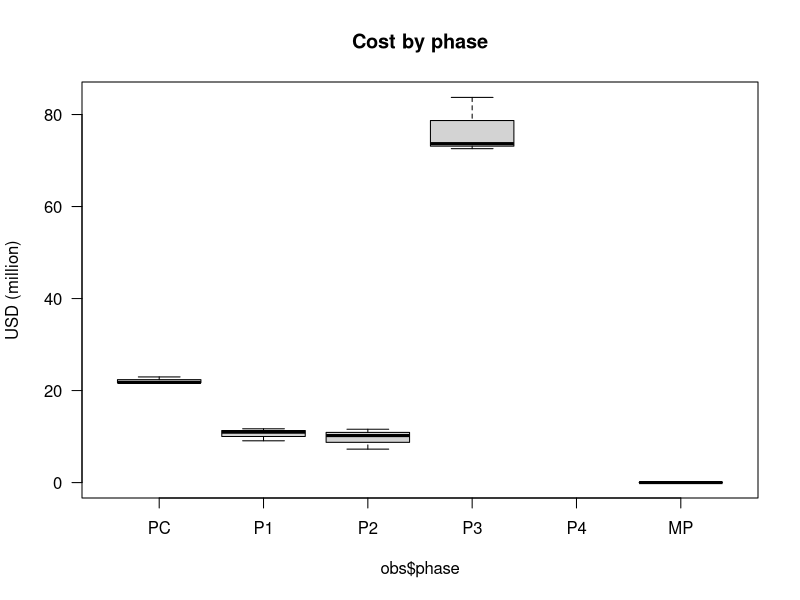
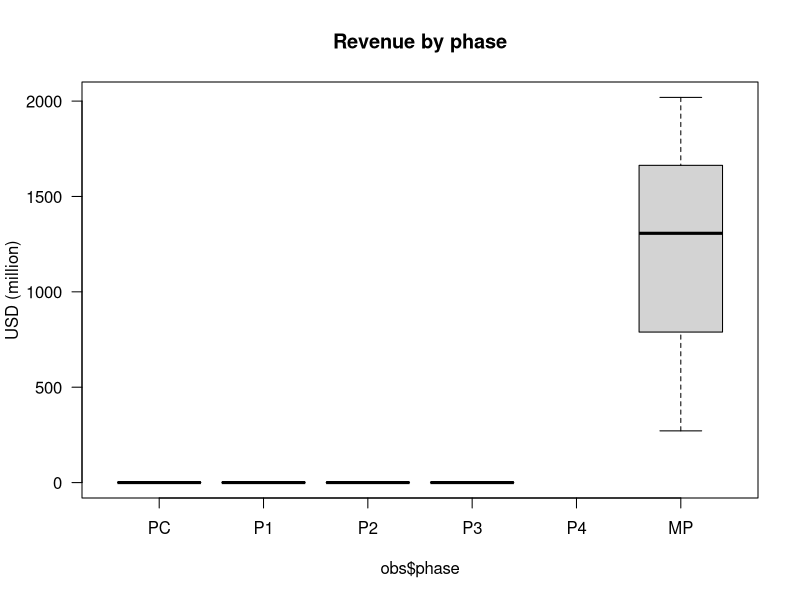
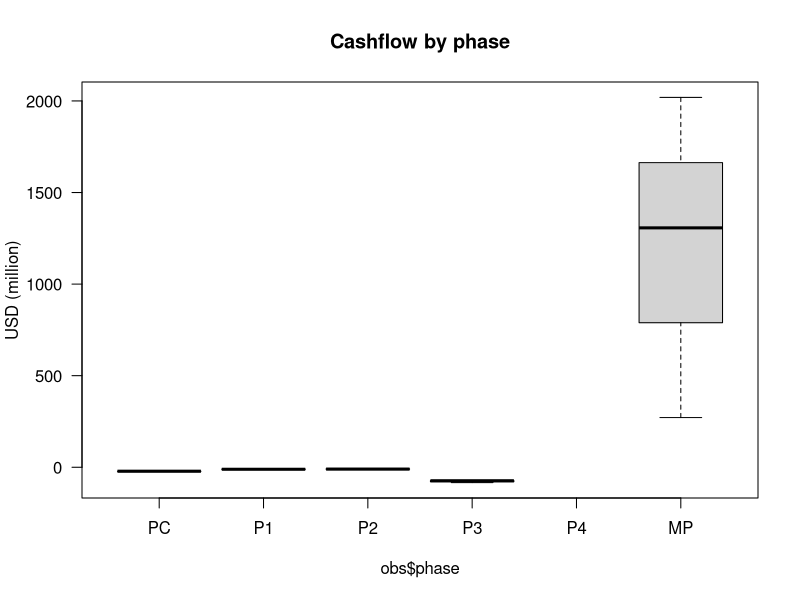
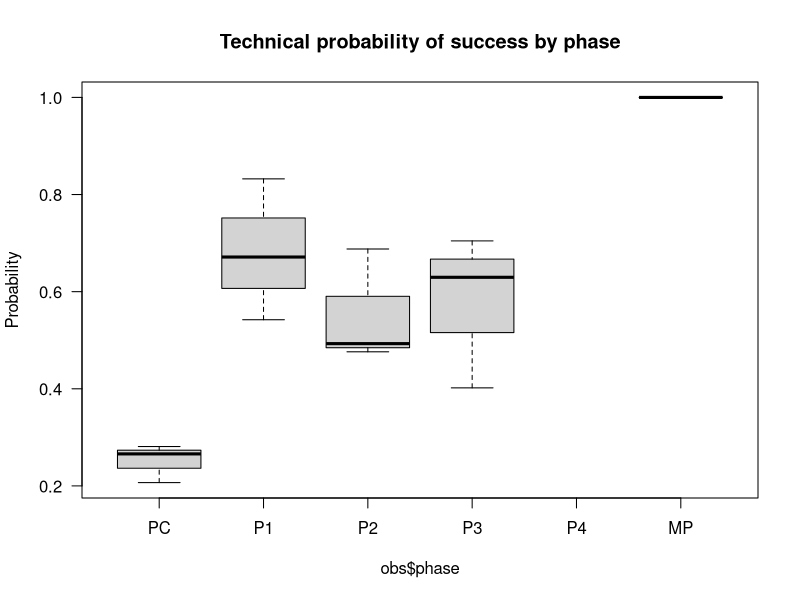
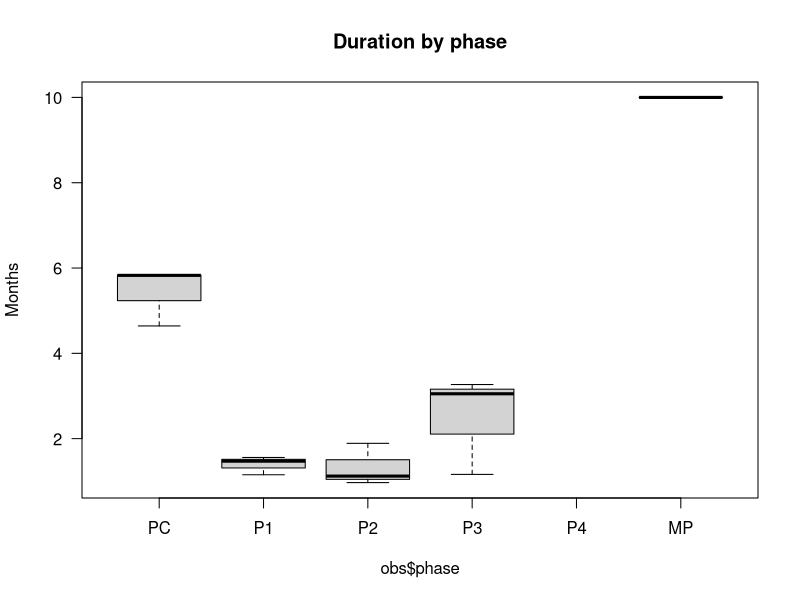
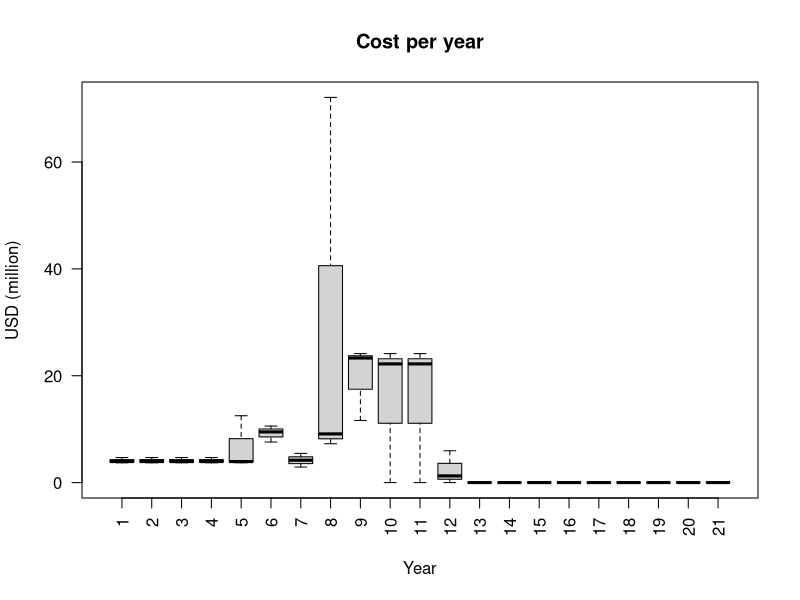
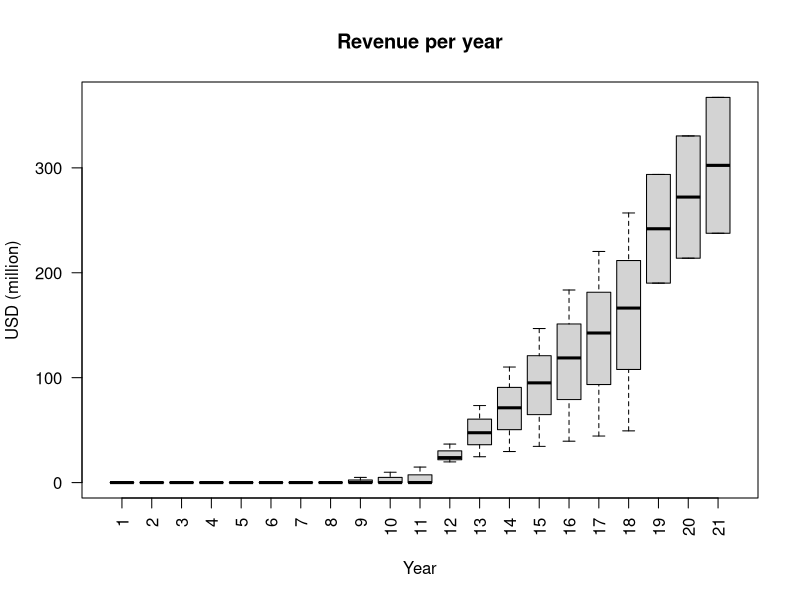
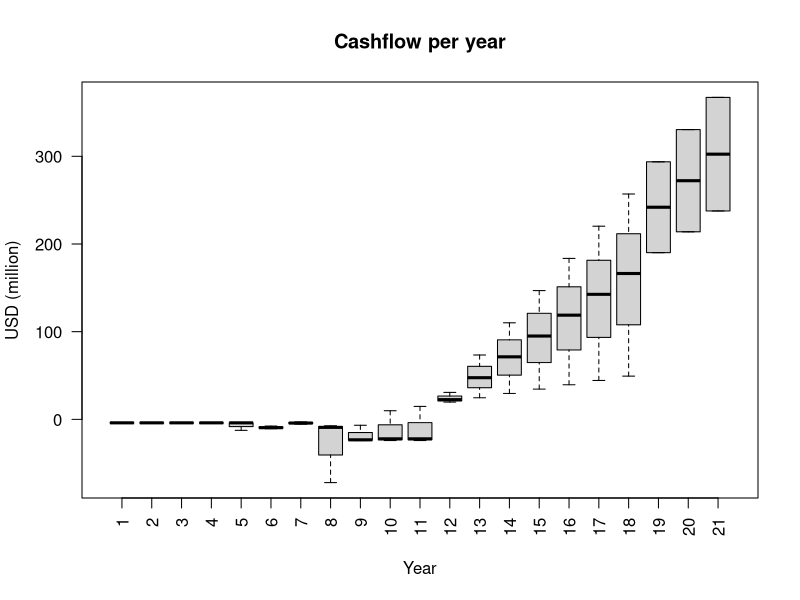

These charts were generated, in order, by the following R code:
library(plyr)
library(dplyr)

# Configure
set.seed(1)
N     = 3
YEARS = 25


# Create dataset for sampling
obs <- data.frame()

# Same across all phases
discount.rate <- runif(N, 0.09, 0.24)

# Sample: Pre Clinical
pc <- data.frame(subject=1:N, phase='PC', stage=1)
pc$time             <- runif(N, min=4.3, max=6)
pc$cost             <- runif(N, min=19, max=23.2)
pc$revenue          <- rep(0, N)
pc$prob             <- runif(N, min=0.175, max=0.69)
pc$discount.rate    <- discount.rate

# Sample: Phase 1
p1 <- data.frame(subject=1:N, phase='P1', stage=2)
p1$time             <- runif(N, min=0.75, max=1.8)
p1$prob             <- runif(N, min=0.25, max=0.837)
p1$cost             <- runif(N, min=7.3, max=12)
p1$revenue          <- rep(0, N)
p1$discount.rate    <- discount.rate

# Sample: Phase 2
p2 <- data.frame(subject=1:N, phase='P2', stage=3)
p2$time             <- runif(N, min=0.75, max=2.5)
p2$revenue          <- rep(0, N)
p2$cost             <- runif(N, min=7.12, max=18.72)
p2$prob             <- runif(N, min=0.34, max=0.74)
p2$discount.rate    <- discount.rate

# Sample: Phase 3
p3 <- data.frame(subject=1:N, phase='P3', stage=4)
p3$cost             <- runif(N, min=26.88, max=121.68)
p3$prob             <- runif(N, min=0.314, max=0.786)
p3$time             <- runif(N, min=0.83, max=3.9)
p3$revenue          <- rep(0, N)
p3$discount.rate    <- discount.rate

# Sample: Phase 4
p4 <- data.frame(subject=1:N, phase='P4', stage=5)
p4$time             <- runif(N, min=0.5, max=1.04)
p4$prob             <- runif(N, min=0.83, max=0.99)
p4$cost             <- rep(98.297168, N)
p4$revenue          <- rep(0, N)
p4$discount.rate    <- discount.rate

# Sample: Market sales
sales <- data.frame(subject=1:N, phase='MP', stage=6)
sales$prob          <- 1
sales$cost          <- 0
sales$revenue       <- runif(N, min=218, max=2500)
sales$time          <- 10
sales$discount.rate <- discount.rate

# Combine all phases into single dataset
obs <- rbind(obs, pc, p1, p2, p3, sales)
obs$phase <- factor(obs$phase, levels=c('PC','P1','P2','P3','P4','MP'))


# Compute: Cashflow
obs$cashflow <- obs$revenue - obs$cost


# Summarize
boxplot(obs$cost~obs$phase, ylab='USD (million)', main='Cost by phase', las=1)
boxplot(obs$revenue~obs$phase, ylab='USD (million)', main='Revenue by phase', las=1)
boxplot(obs$cashflow~obs$phase, ylab='USD (million)', main='Cashflow by phase', las=1)
boxplot(obs$prob~obs$phase, ylab='Probability', main='Technical probability of success by phase', las=1)
boxplot(obs$time~obs$phase, ylab='Months', main='Duration by phase', las=1)


# Compute: Time to phase
options(tibble.width = Inf) # Always print all tibble cols
obs <- obs %>% group_by(subject) %>%
  mutate(time.to = cumsum(time) - time,
         time.from = sum(time) - cumsum(time) + time)


# Compute: Cashflow slope and offset
# TODO: Separate market into separate dataset and then do the yearly calc for
# two datasets so that we don't have to deal with exceptions and instead simply
# assume that everything is either constantly or linearly distributed in the
# development and market data set respectively.
obs$cashflow.a <- ifelse(obs$phase=='MP', ((obs$cashflow * 2 / (obs$time + 1)) / obs$time), 0)
obs$cashflow.b <- ifelse(obs$phase=='MP', 0, (obs$cashflow / obs$time))
obs$cost.a     <- ifelse(obs$phase=='MP', ((obs$cost * 2 / (obs$time + 1)) / obs$time), 0)
obs$cost.b     <- ifelse(obs$phase=='MP', 0, (obs$cost / obs$time))
obs$revenue.a  <- ifelse(obs$phase=='MP', ((obs$revenue * 2 / (obs$time + 1)) / obs$time), 0)
obs$revenue.b  <- ifelse(obs$phase=='MP', 0, (obs$revenue / obs$time))
obs$prob.a     <- 0
obs$prob.b     <- obs$prob ^ (1/obs$time)

# Compute: Yearly cashflows per phase
cashflows <- data.frame()
for (x in 1:ceiling(max(obs$time) + 1)) {
  # Prepare
  t              <- x + obs$time.to
  within_phase   <- x <= obs$time
  not_whole_year <- x-obs$time>0 & x-obs$time<1
  # Compute: yearly
  base_cashflow      <- ifelse(within_phase, obs$cashflow.a * x + obs$cashflow.b, 0)
  remainder_cashflow <- ifelse(not_whole_year, (obs$time-floor(obs$time))*(obs$cashflow/obs$time), 0)
  base_cost          <- ifelse(within_phase, obs$cost.a * x + obs$cost.b, 0)
  remainder_cost     <- ifelse(not_whole_year, (obs$time-floor(obs$time))*(obs$cost/obs$time), 0)
  base_revenue       <- ifelse(within_phase, obs$revenue.a * x + obs$revenue.b, 0)
  remainder_revenue  <- ifelse(not_whole_year, (obs$time-floor(obs$time))*(obs$revenue/obs$time), 0)
  base_prob          <- ifelse(within_phase, obs$prob.a * x + obs$prob.b, 0)
  remainder_prob     <- ifelse(not_whole_year, obs$prob / ((obs$prob.a*x+obs$prob.b) ^ floor(obs$time)), 0)
  # NOTE: The remainder is computed by assuming that the value is evenly
  # distributed over the whole phase (i.e. constantly). If this is not true
  # then the remainder will be incorrectly computed. However, since we assume
  # that phase properties are indeed constantly distributed over the course of
  # the phase, it is not a problem for phase properties. While we do assume
  # that market sales grow linearly this is not a problem since there will be
  # no remainder given that we assume that all markets span 10 years. However,
  # please be very careful and make sure you get this right!!
  # NOTE: This computation is a bit odd since there will never be a base
  # cashflow and a remainder at the same time.
  cashflow  <- base_cashflow + remainder_cashflow
  cost      <- base_cost + remainder_cost
  revenue   <- base_revenue + remainder_revenue
  prob      <- base_prob + remainder_prob
  # Make data frame
  subject    <- obs$subject
  phase.year <- x
  phase      <- obs$phase
  df        <- data.frame(subject, phase.year, t, phase, cashflow, cost, revenue, prob)
  df        <- df[cashflow != 0 | prob > 0, ] # No need to keep years without cashflow
  cashflows <- rbind(cashflows, df)
}



# Transform: To yearly
cashflows$year <- floor(cashflows$t)
yearly <- ddply(cashflows, .(subject, year), summarise,
                cashflow = sum(cashflow),
                cost     = sum(cost),
                revenue  = sum(revenue),
                prob     = prod(prob))


# Plot: Yearly data
boxplot(yearly$cost ~ yearly$year, xlab='Year', ylab='USD (million)', las=2, main='Cost per year')
boxplot(yearly$revenue ~ yearly$year, xlab='Year', ylab='USD (million)', las=2, main='Revenue per year')
boxplot(yearly$cashflow ~ yearly$year, xlab='Year', ylab='USD (million)', las=2, main='Cashflow per year')
boxplot(yearly$prob ~ yearly$year, xlab='Year', ylab='Probability of success', las=2, main='Technical probability of success, per year')


# Compute: Cumulative yearly properties
cumulative <- yearly %>% group_by(subject) %>%
  mutate(cum.cashflow = cumsum(cashflow),
         cum.revenue  = cumsum(revenue),
         cum.cost = cumsum(cost),
         cum.prob = cumprod(prob),
         rem.prob = prod(prob) / cumprod(prob), # TODO: I'm NOT sure this is correct!
         )

# Plot: Cumulative yearly data
boxplot(cumulative$cum.cost ~ cumulative$year, las=2, xlab='Year', ylab='USD (million)', main='Cumulative cost per year')
boxplot(cumulative$cum.revenue ~ cumulative$year, las=2, xlab='Year', ylab='USD (million)', main='Cumulative revenue per year')
boxplot(cumulative$cum.cashflow ~ cumulative$year, las=2, xlab='Year', ylab='USD (million)', main='Cumulative cashflow per year')
boxplot(cumulative$cum.prob ~ cumulative$year, las=2, xlab='Year', ylab='Probability', main='Probability of reaching year')
boxplot(cumulative$rem.prob ~ cumulative$year, las=2, xlab='Year', ylab='Probability', main='Remaining probability of success per year')
